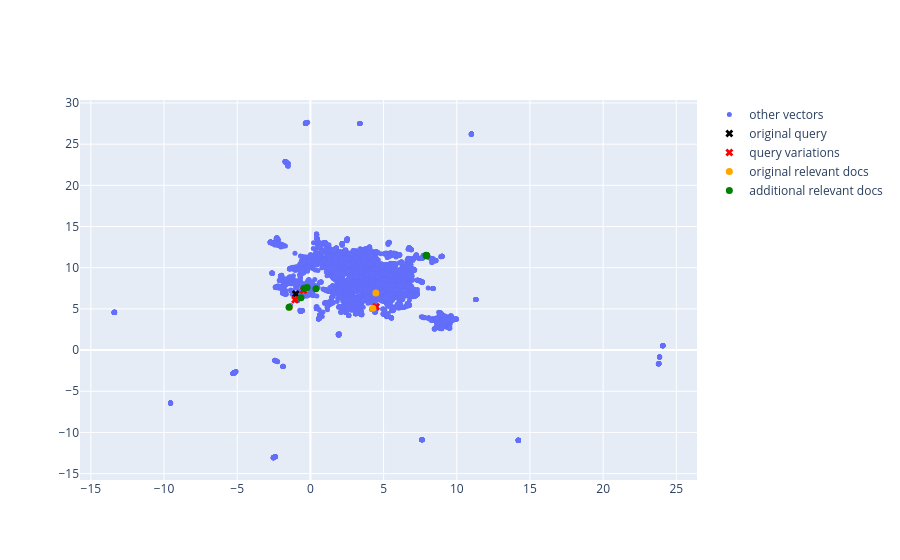

Here is the notebook cell this chart was saved with:
### Code cell
plot_multiquery_retrieval_results("Climate Change", selected_collection)

### Figure 1 — Plotly figure (JSON) as saved in the notebook; plotly's stock layout.template omitted (floating-point values rounded to 4 significant figures; data arrays with more than 128 entries replaced by an {"elided": "..."} marker saying what was removed)
{"data": [{"marker": {"size": 5}, "mode": "markers", "name": "other vectors", "type": "scatter", "x": {"elided": "6044 float values"}, "y": {"elided": "6044 float values"}}, {"marker": {"color": "black", "size": 7, "symbol": "x"}, "mode": "markers", "name": "original query", "type": "scatter", "x": [-1.004], "y": [6.801]}, {"marker": {"color": "red", "size": 7, "symbol": "x"}, "mode": "markers", "name": "query variations", "type": "scatter", "x": [4.493, -1.048, -0.4788], "y": [5.267, 6.102, 7.247]}, {"marker": {"color": "orange", "size": 7}, "mode": "markers", "name": "original relevant docs", "type": "scatter", "x": [4.264, -1.437, 4.474], "y": [5.067, 5.184, 6.934]}, {"marker": {"color": "green", "size": 7}, "mode": "markers", "name": "additional relevant docs", "type": "scatter", "x": [-0.6444, -0.2329, -0.4368, 7.905, 7.924, 7.947, 0.3765, -1.458], "y": [6.347, 7.601, 7.504, 11.53, 11.49, 11.48, 7.448, 5.187]}], "layout": {}}
